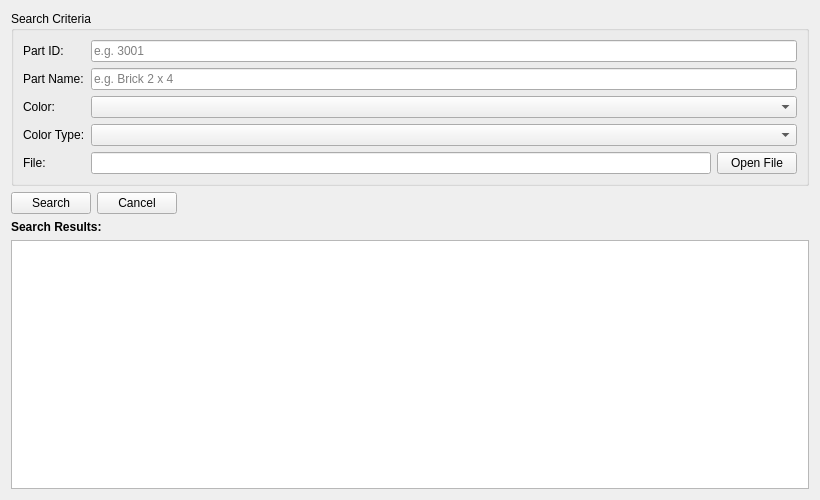
<?xml version="1.0" encoding="UTF-8"?>
<ui version="4.0">
 <class>SearchManualWidget</class>
 <widget class="QWidget" name="SearchManualWidget">
  <property name="geometry">
   <rect>
    <x>0</x>
    <y>0</y>
    <width>820</width>
    <height>500</height>
   </rect>
  </property>
  <property name="windowTitle">
   <string>Form</string>
  </property>
  <layout class="QVBoxLayout" name="verticalLayout">
   <item>
    <layout class="QVBoxLayout" name="main_layout">
     <item>
      <widget class="QGroupBox" name="search_group">
       <property name="title">
        <string>Search Criteria</string>
       </property>
       <layout class="QGridLayout" name="gridLayout">
        <item row="0" column="0">
         <layout class="QFormLayout" name="formLayout">
          <item row="0" column="0">
           <widget class="QLabel" name="search_part_id_label">
            <property name="text">
             <string>Part ID:</string>
            </property>
           </widget>
          </item>
          <item row="0" column="1">
           <widget class="QLineEdit" name="search_part_id_edit">
            <property name="placeholderText">
             <string>e.g. 3001</string>
            </property>
           </widget>
          </item>
          <item row="1" column="0">
           <widget class="QLabel" name="search_part_name_label">
            <property name="text">
             <string>Part Name:</string>
            </property>
           </widget>
          </item>
          <item row="1" column="1">
           <widget class="QLineEdit" name="search_part_name_edit">
            <property name="placeholderText">
             <string>e.g. Brick 2 x 4</string>
            </property>
           </widget>
          </item>
          <item row="2" column="0">
           <widget class="QLabel" name="search_color_label">
            <property name="sizePolicy">
             <sizepolicy hsizetype="Preferred" vsizetype="Preferred">
              <horstretch>0</horstretch>
              <verstretch>0</verstretch>
             </sizepolicy>
            </property>
            <property name="text">
             <string>Color:</string>
            </property>
           </widget>
          </item>
          <item row="2" column="1">
           <widget class="QComboBox" name="search_color_combo"/>
          </item>
          <item row="3" column="0">
           <widget class="QLabel" name="search_color_type_label">
            <property name="text">
             <string>Color Type:</string>
            </property>
           </widget>
          </item>
          <item row="3" column="1">
           <widget class="QComboBox" name="search_color_type_combo"/>
          </item>
          <item row="4" column="0">
           <widget class="QLabel" name="fileLabel">
            <property name="text">
             <string>File:</string>
            </property>
           </widget>
          </item>
          <item row="4" column="1">
           <layout class="QHBoxLayout" name="fileLayout">
            <item>
             <widget class="QLineEdit" name="fileEdit">
              <property name="enabled">
               <bool>true</bool>
              </property>
              <property name="readOnly">
               <bool>true</bool>
              </property>
             </widget>
            </item>
            <item>
             <widget class="QPushButton" name="openFileButton">
              <property name="text">
               <string>Open File</string>
              </property>
             </widget>
            </item>
           </layout>
          </item>
         </layout>
        </item>
       </layout>
      </widget>
     </item>
     <item>
      <layout class="QHBoxLayout" name="buttons_layout">
       <item>
        <widget class="QPushButton" name="search_button">
         <property name="text">
          <string>Search</string>
         </property>
        </widget>
       </item>
       <item>
        <widget class="QPushButton" name="search_clear_button">
         <property name="text">
          <string>Cancel</string>
         </property>
        </widget>
       </item>
       <item>
        <spacer name="horizontalSpacer_3">
         <property name="orientation">
          <enum>Qt::Orientation::Horizontal</enum>
         </property>
         <property name="sizeHint" stdset="0">
          <size>
           <width>40</width>
           <height>20</height>
          </size>
         </property>
        </spacer>
       </item>
      </layout>
     </item>
     <item>
      <widget class="QLabel" name="result_label">
       <property name="text">
        <string>&lt;b&gt;Search Results:&lt;/b&gt;</string>
       </property>
      </widget>
     </item>
     <item>
      <widget class="QTableWidget" name="search_results_table">
       <property name="editTriggers">
        <set>QAbstractItemView::EditTrigger::NoEditTriggers</set>
       </property>
       <property name="iconSize">
        <size>
         <width>64</width>
         <height>64</height>
        </size>
       </property>
      </widget>
     </item>
     <item>
      <layout class="QHBoxLayout" name="add_button_layout"/>
     </item>
    </layout>
   </item>
  </layout>
 </widget>
 <resources/>
 <connections/>
</ui>
